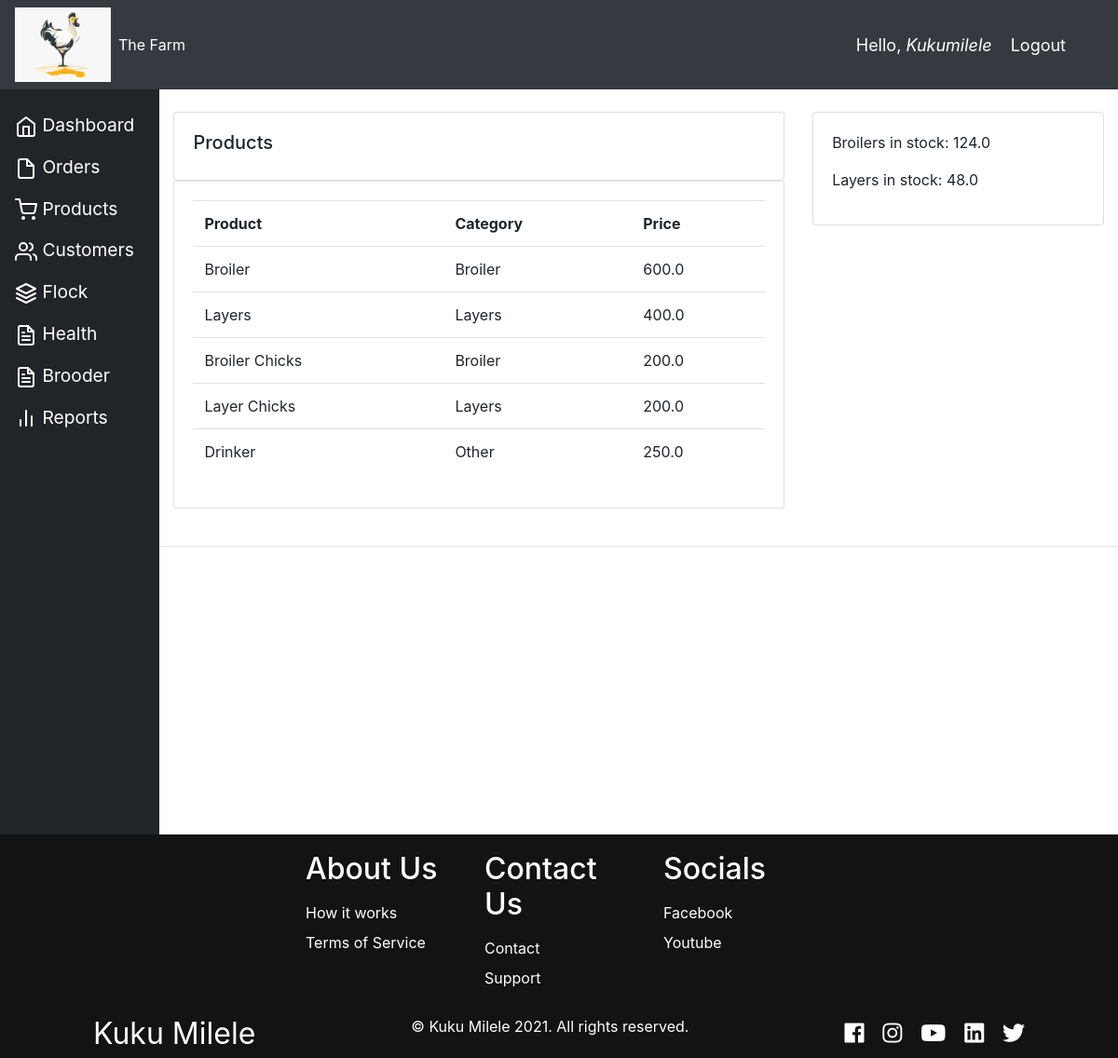
Screenshot of /products/ (signed in) with the database file from the repository.
### accounts/models.py (models this page shows, shortened)
class Product(models.Model):
    CATEGORY = (
        ("Broiler", "Broiler"),
        ("Layers", "Layers"),
        ("Feeds", "Feeds"),
        ("Other", "Other"),
    )
    name = models.CharField(max_length=100, null=True)
    price = models.FloatField(null=True, validators=[MinValueValidator(1.0)])
    category = models.CharField(max_length=200, null=True, choices=CATEGORY)
    description = models.CharField(max_length=200, null=True, blank=True)
    date_added = models.DateTimeField(auto_now_add=True, null=True)
    tags = models.ManyToManyField(Tag)

### accounts/decorators.py (the view)
        def wrapper_func(request, *args, **kwargs):
            group = None
            if request.user.groups.exists():
                group = request.user.groups.all()[0].name
            if group in allowed_roles:
                return view_func(request, *args, **kwargs)
            else:
                return HttpResponse('You are not authorized to view this page as per the decorator')

### accounts/views.py (called while the page is built)
@login_required(login_url="login")
@allowed_users(allowed_roles=["admin"])
def products(request):
    products = Product.objects.all()
    flock = Flock.objects.all()
    active_flock = []
    broilers_count = []
    layers_count = []
    results = []
    for i in flock:
        results.append(i)
        active_flock.append(i.flock_quantity)
    for n in results:
        if n.flock_breedtype == "Broiler":
            broilers_count.append(n.flock_quantity)
        else:
            layers_count.append(n.flock_quantity)
    broilers_quantity = sum(broilers_count)
    layers_quantity = sum(layers_count)
    context = {
        "products": products,
        "broilers_quantity": broilers_quantity,
        "layers_quantity": layers_quantity,
    }
    return render(request, "accounts/products.html", context)

### accounts/templates/accounts/products.html
{% extends 'accounts/main.html' %} {% block content %}
<br />
<div class="row">
  <div class="col-md-8">
    <div class="card card-body">
      <h5>Products</h5>
    </div>
    <div class="card card-body">
      <table class="table">
        <tr>
          <th>Product</th>
          <th>Category</th>
          <th>Price</th>
        </tr>
        {% for i in products %}
        <tr>
          <td>{{i.name}}</td>
          <td>{{i.category}}</td>
          <td>{{i.price}}</td>
        </tr>
        {% endfor %}
      </table>
    </div>
  </div>
  <div class="col-md-4">
    <div class="card card-body">
      <p>Broilers in stock: {{broilers_quantity}}</p>
      <p>Layers in stock: {{layers_quantity}}</p>
    </div>
  </div>
</div>
{% endblock content %}

### accounts/templates/accounts/navbar.html (shortened to what this page needs)
{% load static %}
<nav class="navbar navbar-expand-lg navbar-dark bg-dark">
  <a href="{% url 'home' %}"
    ><img src="{% static 'images/logo.png' %}" alt=""
  /></a>
  <div class="collapse navbar-collapse" id="navbarNav">
    <ul class="navbar-nav">
      <li class="nav-item active">
        <a class="nav-link" href="{% url 'home' %}">The Farm</a>
      </li>
    </ul>
  </div>
  <span class="hello-msg">Hello,<i class="username"> {{request.user}}</i></span>
  <span class="hello-msg"
    ><a class="hello-msg" href="{% url 'logout' %}">Logout</a></span
  >
</nav>

### static/css/main.css (style rules this page uses)
*, html { scroll-behavior: smooth; }
body { background-color: #ebeff5; }

### accounts/templates/accounts/navbar.html (style rules this page uses)
.hello-msg { font-size: 18px; color: #fff; margin-right: 20px; }

### rows the page displays
Product: name "Broiler", category "Broiler", price "600.0"
Product: name "Layers", category "Layers", price "400.0"
Product: name "Broiler Chicks", category "Broiler", price "200.0"
Product: name "Layer Chicks", category "Layers", price "200.0"
Product: name "Drinker", category "Other", price "250.0"

### other values shown
{{ request.user }} "Kukumilele"
{{ broilers_quantity }} "124.0"
{{ layers_quantity }} "48.0"
